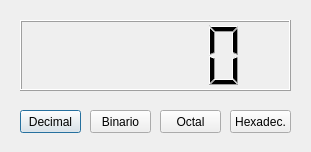
<?xml version="1.0" encoding="UTF-8"?>
<ui version="4.0">
 <class>frmVisorLCD</class>
 <widget class="QDialog" name="frmVisorLCD">
  <property name="geometry">
   <rect>
    <x>0</x>
    <y>0</y>
    <width>311</width>
    <height>152</height>
   </rect>
  </property>
  <property name="windowTitle">
   <string>Visor LCD</string>
  </property>
  <widget class="QLCDNumber" name="lcdNumero">
   <property name="geometry">
    <rect>
     <x>20</x>
     <y>20</y>
     <width>271</width>
     <height>71</height>
    </rect>
   </property>
   <property name="smallDecimalPoint">
    <bool>false</bool>
   </property>
  </widget>
  <widget class="QPushButton" name="btnDecimal">
   <property name="geometry">
    <rect>
     <x>20</x>
     <y>110</y>
     <width>61</width>
     <height>23</height>
    </rect>
   </property>
   <property name="text">
    <string>Decimal</string>
   </property>
  </widget>
  <widget class="QPushButton" name="btnBinario">
   <property name="geometry">
    <rect>
     <x>90</x>
     <y>110</y>
     <width>61</width>
     <height>23</height>
    </rect>
   </property>
   <property name="text">
    <string>Binario</string>
   </property>
  </widget>
  <widget class="QPushButton" name="btnOctal">
   <property name="geometry">
    <rect>
     <x>160</x>
     <y>110</y>
     <width>61</width>
     <height>23</height>
    </rect>
   </property>
   <property name="text">
    <string>Octal</string>
   </property>
  </widget>
  <widget class="QPushButton" name="btnHexadecimal">
   <property name="geometry">
    <rect>
     <x>230</x>
     <y>110</y>
     <width>61</width>
     <height>23</height>
    </rect>
   </property>
   <property name="text">
    <string>Hexadec.</string>
   </property>
  </widget>
 </widget>
 <resources/>
 <connections/>
</ui>
